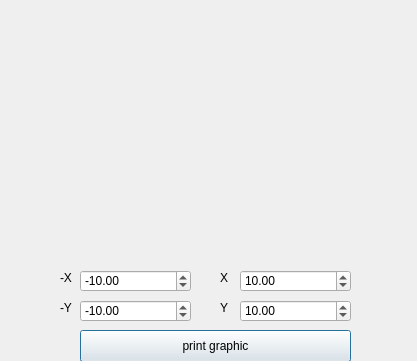
<?xml version="1.0" encoding="UTF-8"?>
<ui version="4.0">
 <class>Graphic</class>
 <widget class="QDialog" name="Graphic">
  <property name="geometry">
   <rect>
    <x>0</x>
    <y>0</y>
    <width>417</width>
    <height>361</height>
   </rect>
  </property>
  <property name="windowTitle">
   <string>Dialog</string>
  </property>
  <widget class="QCustomPlot" name="widget" native="true">
   <property name="geometry">
    <rect>
     <x>10</x>
     <y>20</y>
     <width>401</width>
     <height>231</height>
    </rect>
   </property>
  </widget>
  <widget class="QLabel" name="label">
   <property name="geometry">
    <rect>
     <x>60</x>
     <y>270</y>
     <width>16</width>
     <height>16</height>
    </rect>
   </property>
   <property name="text">
    <string>-X</string>
   </property>
  </widget>
  <widget class="QLabel" name="label_2">
   <property name="geometry">
    <rect>
     <x>60</x>
     <y>300</y>
     <width>16</width>
     <height>16</height>
    </rect>
   </property>
   <property name="text">
    <string>-Y</string>
   </property>
  </widget>
  <widget class="QPushButton" name="pushButton">
   <property name="geometry">
    <rect>
     <x>80</x>
     <y>330</y>
     <width>271</width>
     <height>32</height>
    </rect>
   </property>
   <property name="text">
    <string>print graphic</string>
   </property>
  </widget>
  <widget class="QDoubleSpinBox" name="lineEdit_X">
   <property name="geometry">
    <rect>
     <x>80</x>
     <y>270</y>
     <width>111</width>
     <height>22</height>
    </rect>
   </property>
   <property name="minimum">
    <double>-1000000.000000000000000</double>
   </property>
   <property name="maximum">
    <double>1000000.000000000000000</double>
   </property>
   <property name="value">
    <double>-10.000000000000000</double>
   </property>
  </widget>
  <widget class="QLabel" name="label_3">
   <property name="geometry">
    <rect>
     <x>220</x>
     <y>270</y>
     <width>16</width>
     <height>16</height>
    </rect>
   </property>
   <property name="text">
    <string>X</string>
   </property>
  </widget>
  <widget class="QDoubleSpinBox" name="lineEdit_X2">
   <property name="geometry">
    <rect>
     <x>240</x>
     <y>270</y>
     <width>111</width>
     <height>22</height>
    </rect>
   </property>
   <property name="minimum">
    <double>-1000000.000000000000000</double>
   </property>
   <property name="maximum">
    <double>1000000.000000000000000</double>
   </property>
   <property name="value">
    <double>10.000000000000000</double>
   </property>
  </widget>
  <widget class="QDoubleSpinBox" name="lineEdit_Y">
   <property name="geometry">
    <rect>
     <x>80</x>
     <y>300</y>
     <width>111</width>
     <height>22</height>
    </rect>
   </property>
   <property name="minimum">
    <double>-1000000.000000000000000</double>
   </property>
   <property name="maximum">
    <double>1000000.000000000000000</double>
   </property>
   <property name="value">
    <double>-10.000000000000000</double>
   </property>
  </widget>
  <widget class="QLabel" name="label_4">
   <property name="geometry">
    <rect>
     <x>220</x>
     <y>300</y>
     <width>16</width>
     <height>16</height>
    </rect>
   </property>
   <property name="text">
    <string>Y</string>
   </property>
  </widget>
  <widget class="QDoubleSpinBox" name="lineEdit_Y2">
   <property name="geometry">
    <rect>
     <x>240</x>
     <y>300</y>
     <width>111</width>
     <height>22</height>
    </rect>
   </property>
   <property name="minimum">
    <double>-1000000.000000000000000</double>
   </property>
   <property name="maximum">
    <double>1000000.000000000000000</double>
   </property>
   <property name="value">
    <double>10.000000000000000</double>
   </property>
  </widget>
 </widget>
 <customwidgets>
  <customwidget>
   <class>QCustomPlot</class>
   <extends>QWidget</extends>
   <header>qcustomplot.h</header>
   <container>1</container>
  </customwidget>
 </customwidgets>
 <resources/>
 <connections/>
</ui>
